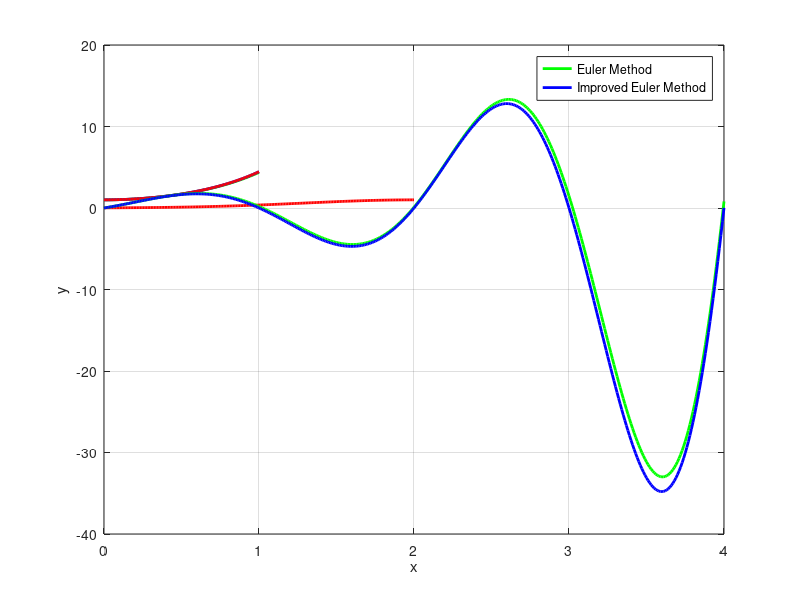

Here is the MATLAB script that generated this plot:
%% Class Assesment Problem

clc
clear
close
format long

h = 0.01;
x = (0:h:1);
efunc = @(x) 3/5 * exp(2*x) + 2/5 * exp(-3*x);
der1 = @(m,x,y) -m+6*y ;
der2 = @(m,x,y) m ;

m = zeros(1,length(x));
y = zeros(1,length(x));
imy = zeros(1,length(x));
O = zeros(1,length(x));
P = zeros(1,length(x));

m(1) = 0;
O(1) = 0;
y(1) = 1;
P(1) = 1;
imy(1) = 1;


for i = 2:length(x)
    m(i) = m(i-1) + der1(m(i-1),x(i-1),y(i-1))*h ;
    y(i) = y(i-1) + der2(m(i-1),x(i-1),y(i-1))*h;
end

for i = 2:length(x)
    O(i) = m(i-1) + der1(m(i-1),x(i-1),imy(i-1))*h ;
    P(i) = imy(i-1) + der2(m(i-1),x(i-1),imy(i-1))*h;
    
    m(i) = m(i-1) + h/2 * (der1(m(i-1),x(i-1),imy(i-1)) + der1(O(i),x(i),P(i)));
    imy(i) = imy(i-1) + h/2 * (der2(m(i-1),x(i-1),imy(i-1)) + der2(O(i),x(i),P(i)));
end

ey = efunc(x) ;

% Plotting

plot(x,y,'g','linewidth',2);
hold on
grid on
plot(x,imy,'b','linewidth',2);
plot(x,ey,'r','linewidth',2);
xlabel('x');
ylabel('y');
legend('Euler Method','Improved Euler Method','Actual y(x)');

%% Report Excercise-01

clc
close
clear
format long

h = 0.01;
x = (0:h:2);
% efunc = @(x)exp(-(x-2).^2); % Actual Solution
der = @(x,y)-2*(x-2)*exp(-(x-2)^2) ;

y = zeros(1,length(x));
P = zeros(1,length(x));
y(1)=exp(-4);
P(1)=exp(-4);
for i = 2:length(x)
    P(i) = y(i-1) + der(x(i-1),y(i-1))*h ;
    y(i) = y(i-1) + (der(x(i-1),y(i-1))+ der(x(i),P(i)))*h/2 ; 
end

% ey = efunc(x);

% Plotting

plot(x,y,'r','linewidth',2);
hold on
grid on
% plot(x,ey,'g','linewidth',2);
xlabel('x');
ylabel('y');
% legend('Appoximate y(x)','Actual y(x)');

%% Report Exercise-02

clc
clear
close
format long

h = 0.01;
x = (0:h:4);

der1 = @(m,x,y) m + (cos(pi*x)-pi*sin(pi*x))*pi*exp(x) ;
der2 = @(m,x,y) m ;

m = zeros(1,length(x));
y = zeros(1,length(x));
imy = zeros(1,length(x));
O = zeros(1,length(x));
P = zeros(1,length(x));

m(1) = pi;
O(1) = pi;
y(1) = 0;
P(1) = 0;
imy(1) = 0;


for i = 2:length(x)
    m(i) = m(i-1) + der1(m(i-1),x(i-1),y(i-1))*h ;
    y(i) = y(i-1) + der2(m(i-1),x(i-1),y(i-1))*h;
end

for i = 2:length(x)
    O(i) = m(i-1) + der1(m(i-1),x(i-1),imy(i-1))*h ;
    P(i) = imy(i-1) + der2(m(i-1),x(i-1),imy(i-1))*h;
    
    m(i) = m(i-1) + h/2 * (der1(m(i-1),x(i-1),imy(i-1)) + der1(O(i),x(i),P(i)));
    imy(i) = imy(i-1) + h/2 * (der2(m(i-1),x(i-1),imy(i-1)) + der2(O(i),x(i),P(i)));
end



% Plotting

plot(x,y,'g','linewidth',2);
hold on
grid on
plot(x,imy,'b','linewidth',2);

xlabel('x');
ylabel('y');
legend('Euler Method','Improved Euler Method');



